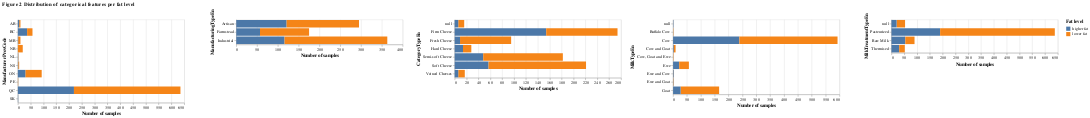

The notebook cell saved with this chart:
### Code cell
# Plot the distribution of categorical features per fat level
# Set y-axis for categorical features to make more readable
plot_2_dist_cal = alt.Chart(train_df).mark_bar().encode(
    alt.X('count():Q',title="Number of samples"),
    alt.Y(alt.repeat(),type='nominal'),
    alt.Color('FatLevel:N',title="Fat level")
).repeat(categorical_features).properties(title="Figure 2 Distribution of categorical features per fat level")

plot_2_dist_cal

### Figure 1 — Vega-Lite specification as saved in the notebook (floating-point values rounded to 4 significant figures; data arrays with more than 128 entries replaced by an {"elided": "..."} marker saying what was removed)
{"config": {"view": {"continuousWidth": 400, "continuousHeight": 300}}, "repeat": ["ManufacturerProvCode", "ManufacturingTypeEn", "CategoryTypeEn", "MilkTypeEn", "MilkTreatmentTypeEn"], "spec": {"data": {"name": "data-06d58826f942e3391c8aad9cd1ad5295"}, "mark": "bar", "encoding": {"color": {"type": "nominal", "field": "FatLevel", "title": "Fat level"}, "x": {"type": "quantitative", "aggregate": "count", "title": "Number of samples"}, "y": {"type": "nominal", "field": {"repeat": "repeat"}}}}, "title": "Figure 2 Distribution of categorical features per fat level", "$schema": "https://vega.github.io/schema/vega-lite/v4.8.1.json", "datasets": {"data-06d58826f942e3391c8aad9cd1ad5295": {"elided": "833 records"}}}
